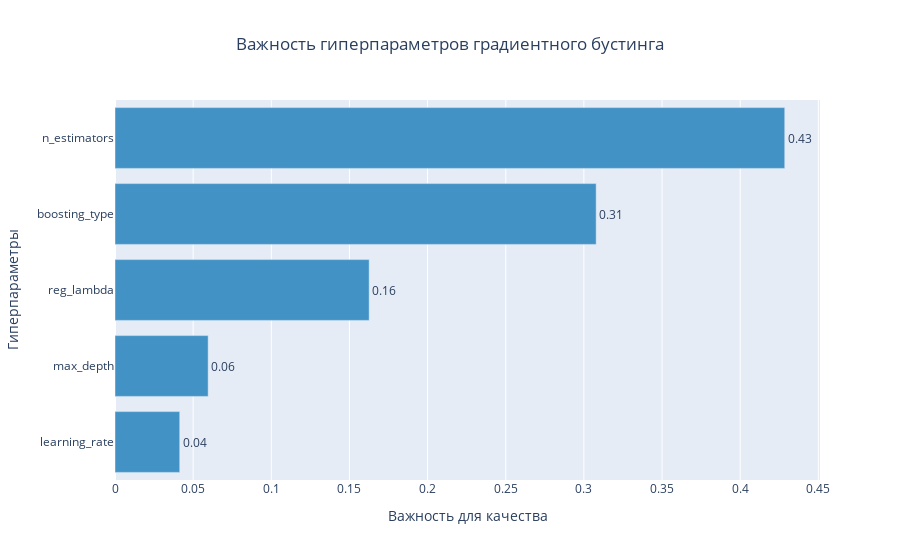
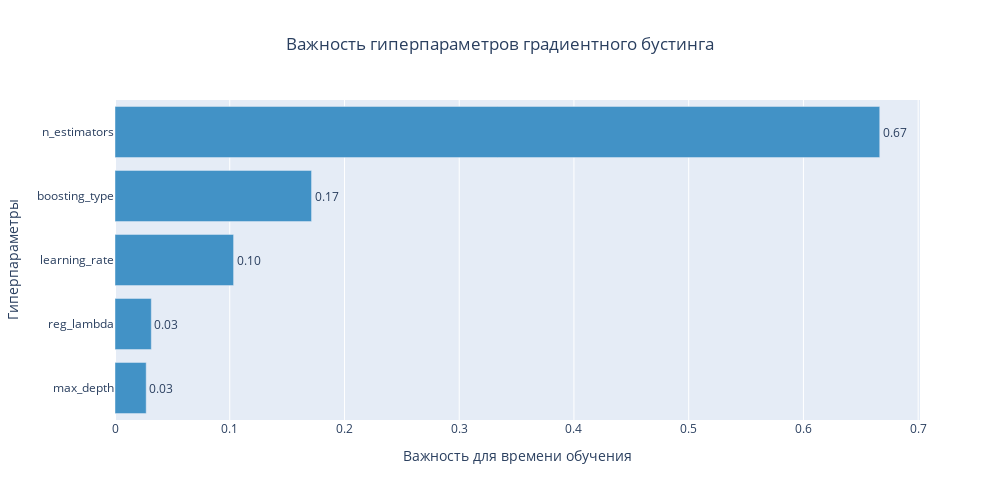

Notebook code for these charts, in order:
### Code cell
%%time
categorical = [
    'day',
    'day_of_week',
    'hour'
    ]
gb_params = {
    'boosting_type': CategoricalDistribution(['gbdt', 'dart', 'goss']),
    'n_estimators': IntDistribution(100, 1000, step=50),
    'max_depth': IntDistribution(3, 30, step=3),
    'learning_rate': FloatDistribution(.01, .05),
    'reg_lambda': FloatDistribution(1, 5)
    }
gb_model = LGBMRegressor(random_state=SEED, n_jobs=-1)
best_gb_model = OptunaSearchCV(
    gb_model,
    gb_params,
    scoring='neg_root_mean_squared_error',
    cv=tss,
    n_trials=50,
    n_jobs=-1,
    random_state=SEED
    )
best_gb_model.fit(
    train_features,
    train_target,
    **{'categorical_feature': categorical}
    )
# просмотр важности гиперпараметров
plot_param_importances(best_gb_model.study_).update_layout(
    xaxis_title='Важность для качества',
    yaxis_title='Гиперпараметры',
    title=dict(
        text='Важность гиперпараметров градиентного бустинга',
        x=.5
        )
    ).show()
plot_param_importances(
    best_gb_model.study_,
    target=lambda x: x.duration.total_seconds()
).update_layout(
    width=1000,
    height=500,
    xaxis_title='Важность для времени обучения',
    yaxis_title='Гиперпараметры',
    title=dict(
        text='Важность гиперпараметров градиентного бустинга',
        x=.5
        )
    ).show()
print(
    'Лучшие параметры для градиентного бустинга:',
    best_gb_model.best_params_
    )

### Figure 1 — Plotly figure (JSON) as saved in the notebook; plotly's stock layout.template omitted (floating-point values rounded to 4 significant figures)
{"data": [{"cliponaxis": false, "hovertemplate": ["learning_rate (FloatDistribution): 0.04141873778472567<extra></extra>", "max_depth (IntDistribution): 0.059605321922595295<extra></extra>", "reg_lambda (FloatDistribution): 0.16261410775988613<extra></extra>", "boosting_type (CategoricalDistribution): 0.30785397853062385<extra></extra>", "n_estimators (IntDistribution): 0.4285078540021691<extra></extra>"], "marker": {"color": "rgb(66,146,198)"}, "orientation": "h", "text": ["0.04", "0.06", "0.16", "0.31", "0.43"], "textposition": "outside", "type": "bar", "x": [0.04142, 0.05961, 0.1626, 0.3079, 0.4285], "y": ["learning_rate", "max_depth", "reg_lambda", "boosting_type", "n_estimators"]}], "layout": {"showlegend": false, "title": {"text": "Важность гиперпараметров градиентного бустинга", "x": 0.5}, "xaxis": {"title": {"text": "Важность для качества"}}, "yaxis": {"title": {"text": "Гиперпараметры"}}}}

### Figure 2 — Plotly figure (JSON) as saved in the notebook; plotly's stock layout.template omitted (floating-point values rounded to 4 significant figures)
{"data": [{"cliponaxis": false, "hovertemplate": ["max_depth (IntDistribution): 0.02718126704129157<extra></extra>", "reg_lambda (FloatDistribution): 0.03163547649947982<extra></extra>", "learning_rate (FloatDistribution): 0.1033534891698348<extra></extra>", "boosting_type (CategoricalDistribution): 0.17130824410170242<extra></extra>", "n_estimators (IntDistribution): 0.6665215231876914<extra></extra>"], "marker": {"color": "rgb(66,146,198)"}, "orientation": "h", "text": ["0.03", "0.03", "0.10", "0.17", "0.67"], "textposition": "outside", "type": "bar", "x": [0.02718, 0.03164, 0.1034, 0.1713, 0.6665], "y": ["max_depth", "reg_lambda", "learning_rate", "boosting_type", "n_estimators"]}], "layout": {"height": 500, "showlegend": false, "title": {"text": "Важность гиперпараметров градиентного бустинга", "x": 0.5}, "width": 1000, "xaxis": {"title": {"text": "Важность для времени обучения"}}, "yaxis": {"title": {"text": "Гиперпараметры"}}}}
